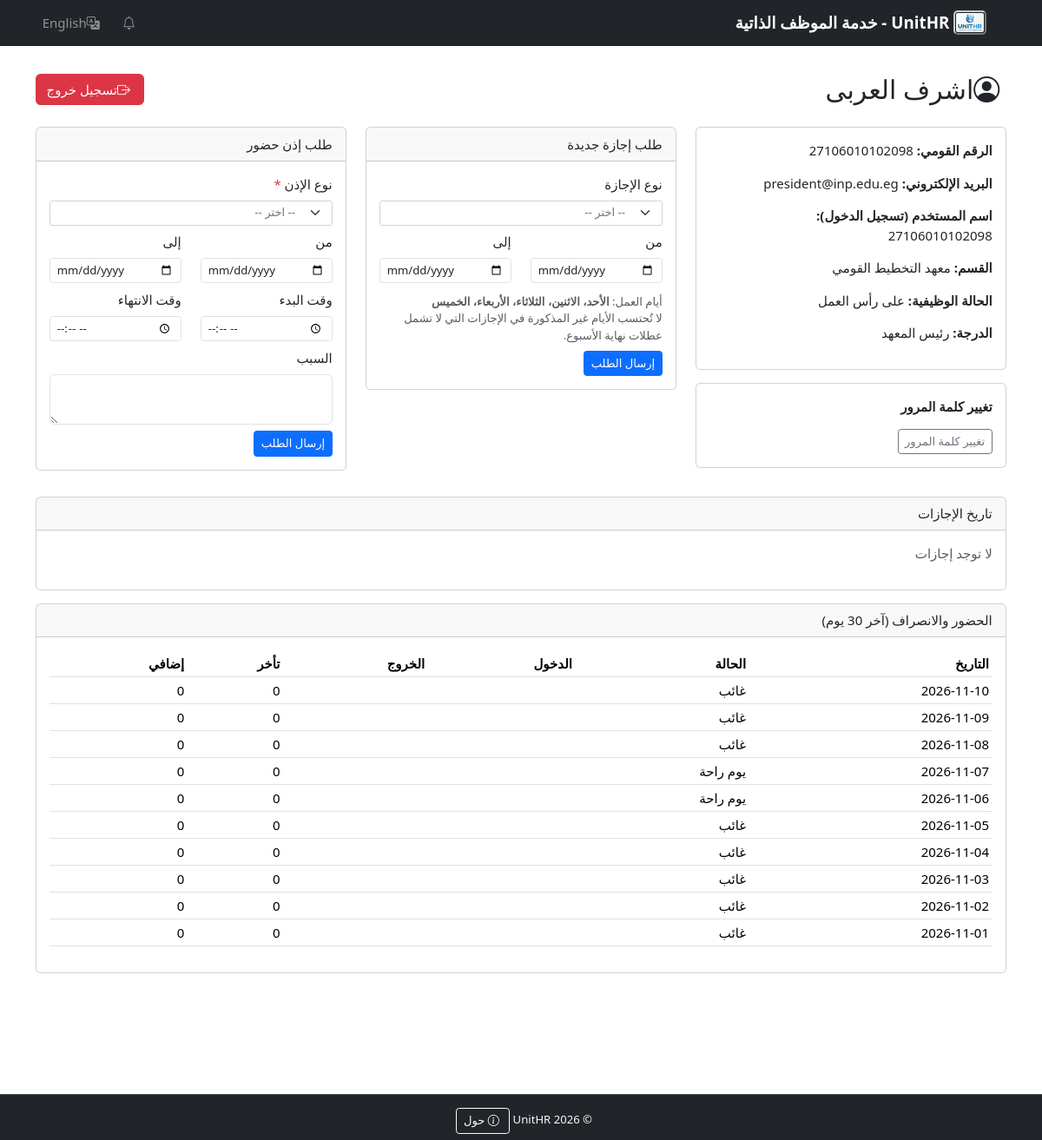
Page /?module=ess (signed in) on the committed database.
### tables this page shows
CREATE TABLE `uhr_employeesmain` (
  `id` bigint NOT NULL AUTO_INCREMENT,
  `rguid` varchar(200) NOT NULL,
  `empfullname` varchar(255) NOT NULL,
  `empfullnamear` varchar(255) NOT NULL,
  `email` varchar(255) DEFAULT NULL,
  `nid` varchar(50) NOT NULL,
  `insuranceid` varchar(50) DEFAULT NULL,
  `dop` date DEFAULT NULL,
  `dor` date DEFAULT NULL,
  `empgender` varchar(10) DEFAULT NULL,
  `depid` bigint DEFAULT NULL,
  `depname` varchar(200) DEFAULT NULL,
  `depnamear` varchar(200) DEFAULT NULL,
  `biometricid` varchar(100) DEFAULT NULL,
  `empstatusid` bigint DEFAULT NULL,
  `empstatusname` varchar(100) DEFAULT NULL,
  `empstatusnamear` varchar(100) DEFAULT NULL,
  `currentdegreeid` bigint DEFAULT NULL,
  `currentdegreename` varchar(50) DEFAULT NULL,
  `currentdegreenamear` varchar(50) DEFAULT NULL,
  `degreeacquireddate` date DEFAULT NULL,
  `senioritydate` date DEFAULT NULL,
  `jobgroupid` bigint DEFAULT NULL,
  `jobgroupname` varchar(100) DEFAULT NULL,
  `jobgroupnamear` varchar(100) DEFAULT NULL,
  `emptypeid` bigint DEFAULT NULL,
  `emptypename` varchar(50) DEFAULT NULL,
  `emptypenamear` varchar(50) DEFAULT NULL,
  `empgroup` bigint DEFAULT NULL,
  `empgroupname` varchar(100) DEFAULT NULL,
  `empgroupnamear` varchar(100) DEFAULT NULL,
  `sunworkday` tinyint(1) NOT NULL DEFAULT '0',
  `monworkday` tinyint(1) NOT NULL DEFAULT '1',
  `tueworkday` tinyint(1) NOT NULL DEFAULT '1',
  `wedworkday` tinyint(1) NOT NULL DEFAULT '1',
  `thuworkday` tinyint(1) NOT NULL DEFAULT '1',
  `friworkday` tinyint(1) NOT NULL DEFAULT '1',
  `satworkday` tinyint(1) NOT NULL DEFAULT '0',
  `empsuperiorid` bigint DEFAULT NULL,
  `empsuperiorname` varchar(255) DEFAULT NULL,
  `empsuperiornamear` varchar(255) DEFAULT NULL,
  `dtadded` timestamp NOT NULL DEFAULT CURRENT_TIMESTAMP,
  `addedbyid` bigint DEFAULT NULL,
  `addedby` varchar(200) DEFAULT NULL,
  `addedbyname` varchar(200) DEFAULT NULL,
  `addedbynamear` varchar(200) DEFAULT NULL,
  `lastedit` timestamp NULL DEFAULT NULL ON UPDATE CURRENT_TIMESTAMP,
  `editedbyid` bigint DEFAULT NULL,
  `editedby` varchar(50) DEFAULT NULL,
  `editedbyname` varchar(200) DEFAULT NULL,
  `editedbynamear` varchar(200) DEFAULT NULL,
  `omitted` tinyint(1) NOT NULL DEFAULT '0',
  PRIMARY KEY (`id`),
  UNIQUE KEY `rguid` (`rguid`),
  UNIQUE KEY `nid` (`nid`)
);

CREATE TABLE `uhr_daily_attendance` (
  `id` bigint unsigned NOT NULL AUTO_INCREMENT,
  `rguid` varchar(32) NOT NULL,
  `employee_id` bigint unsigned NOT NULL,
  `attendance_date` date NOT NULL,
  `schedule_id` bigint unsigned DEFAULT NULL,
  `scheduled_start` time DEFAULT NULL,
  `scheduled_end` time DEFAULT NULL,
  `first_punch` datetime DEFAULT NULL,
  `last_punch` datetime DEFAULT NULL,
  `checkout_source` varchar(20) DEFAULT NULL,
  `status_code` varchar(30) NOT NULL DEFAULT 'DAY_OFF',
  `late_minutes` int NOT NULL DEFAULT '0',
  `early_departure_minutes` int NOT NULL DEFAULT '0',
  `early_overtime_minutes` int NOT NULL DEFAULT '0',
  `late_overtime_minutes` int NOT NULL DEFAULT '0',
  `total_overtime_minutes` int NOT NULL DEFAULT '0',
  `calculation_status` varchar(20) NOT NULL DEFAULT 'CALCULATED',
  `calculated_at` timestamp NULL DEFAULT NULL,
  `manual_adjusted` tinyint(1) NOT NULL DEFAULT '0',
  `manual_notes` text,
  `dtadded` timestamp NOT NULL DEFAULT CURRENT_TIMESTAMP,
  `addedbyid` bigint DEFAULT NULL,
  `addedby` varchar(200) DEFAULT NULL,
  `addedbyname` varchar(200) DEFAULT NULL,
  `addedbynamear` varchar(200) DEFAULT NULL,
  `lastedit` timestamp NULL DEFAULT NULL ON UPDATE CURRENT_TIMESTAMP,
  `editedbyid` bigint DEFAULT NULL,
  `editedby` varchar(50) DEFAULT NULL,
  `editedbyname` varchar(200) DEFAULT NULL,
  `editedbynamear` varchar(200) DEFAULT NULL,
  `omitted` tinyint(1) NOT NULL DEFAULT '0',
  PRIMARY KEY (`id`),
  UNIQUE KEY `rguid` (`rguid`),
  UNIQUE KEY `emp_date` (`employee_id`,`attendance_date`),
  KEY `employee_id` (`employee_id`),
  KEY `attendance_date` (`attendance_date`),
  KEY `status_code` (`status_code`)
);

### modules/ess/index.php (the view, shortened to what the rows shown need)
<?php
require_once __DIR__ . '/../../includes/helpers.php';
require_once __DIR__ . '/../../includes/leave_rules.php';
require_once __DIR__ . '/../../includes/attendance.php';
$isAr = lang() === 'ar';
$u = current_user();
$isAdmin = is_superadmin() || !empty($u['is_admin']);
$emp = null;
$nid = trim($_GET['nid'] ?? '');
if (!$isAdmin) {
    $nid = $u['username'] ?? '';
    $emp = fetchRow("SELECT * FROM " . table('employeesmain') . " WHERE nid=? AND omitted=0 LIMIT 1", [$nid]);
} elseif ($nid !== '') {
    $emp = fetchRow("SELECT * FROM " . table('employeesmain') . " WHERE nid=? AND omitted=0 LIMIT 1", [$nid]);
}
if ($emp) {
    $empid = (int)$emp['id'];
    $leaves = fetchAll("SELECT * FROM " . table('empleaves') . " WHERE empid=? AND omitted=0 ORDER BY id DESC", [$empid]);
    $empWorkdayNames = leave_workday_summary(leave_employee_workdays($empid));
    include __DIR__ . '/../../includes/header.php';
    ?>
<div class="d-flex justify-content-between align-items-center mb-3">
    <h2><i class="bi bi-person-circle me-2"></i><?= htmlspecialchars($isAr ? $emp['empfullnamear'] : $emp['empfullname']) ?></h2>
    <div>
        <a href="?action=logout" class="btn btn-danger"><i class="bi bi-box-arrow-right me-1"></i><?= $isAr ? 'تسجيل خروج' : 'Logout' ?></a>
    </div>
</div>
<div class="row">
    <div class="col-md-4">
        <div class="card mb-3">
            <div class="card-body">
                <p><strong><?= $isAr ? 'الرقم القومي' : 'National ID' ?>:</strong> <?= htmlspecialchars($emp['nid']) ?></p>
                <p><strong><?= $isAr ? 'البريد الإلكتروني' : 'Email' ?>:</strong> <?= htmlspecialchars($emp['email'] ?? '') ?></p>
                <p><strong><?= $isAr ? 'اسم المستخدم (تسجيل الدخول)' : 'Login Username' ?>:</strong> <?= htmlspecialchars($emp['nid']) ?></p>
                <p><strong><?= $isAr ? 'القسم' : 'Department' ?>:</strong> <?= htmlspecialchars($isAr ? $emp['depnamear'] : $emp['depname'] ?? '') ?></p>
                <p><strong><?= $isAr ? 'الحالة الوظيفية' : 'Status' ?>:</strong> <?= htmlspecialchars($isAr ? $emp['empstatusnamear'] :$emp['empstatusname'] ?? '') ?></p>
                <p><strong><?= $isAr ? 'الدرجة' : 'Degree' ?>:</strong> <?= htmlspecialchars($isAr ? $emp['currentdegreenamear'] : $emp['currentdegreename'] ?? '') ?></p>
            </div>
        </div>
        <div class="card mb-3">
            <div class="card-body">
				<p><strong><?= $isAr ? 'تغيير كلمة المرور' : 'Change Password' ?></strong></p>
				<a href="?action=change-password" class="btn btn-outline-secondary btn-sm ms-2"><?= $isAr ? 'تغيير كلمة المرور' : 'Change your Password' ?></a>
            </div>
        </div>
    </div>
    <div class="col-md-4" id="leave_requests">
        <div class="card mb-3">
            <div class="card-header"><?= $isAr ? 'طلب إجازة جديدة' : 'Request Leave' ?></div>
            <div class="card-body">
                <form method="post" action="?module=ess&step=request">
                    <div class="mb-2"><label class="form-label"><?= $isAr ? 'نوع الإجازة' : 'Leave Type' ?></label>
                        </div>
                    <div class="row"><div class="col-6 mb-2"><label class="form-label"><?= $isAr ? 'من' : 'From' ?></label>
                        <input type="date" name="startfrom" class="form-control form-control-sm"></div>
                        <div class="col-6 mb-2"><label class="form-label"><?= $isAr ? 'إلى' : 'To' ?></label>
                        <input type="date" name="endon" class="form-control form-control-sm"></div></div>
                    <?php if (!empty($empWorkdayNames)): ?>
                    <div class="form-text mb-2">
                        <?= $isAr ? 'أيام العمل: ' : 'Working days: ' ?><strong><?= htmlspecialchars(implode($isAr ? '، ' : ', ', $empWorkdayNames)) ?></strong>
                        <br><?= $isAr ? 'لا تُحتسب الأيام غير المذكورة في الإجازات التي لا تشمل عطلات نهاية الأسبوع.' : 'Days not listed are not counted for leave types that exclude weekends.' ?>
                    </div>
                    <?php endif; ?>
                    <button class="btn btn-primary btn-sm"><?= $isAr ? 'إرسال الطلب' : 'Submit Request' ?></button>
                </form>
            </div>
        </div>
    </div>
    <div class="col-md-4" id="attendance_permissions">
        <div class="card mb-3">
            <div class="card-header"><?= $isAr ? 'طلب إذن حضور' : 'Attendance Permission' ?></div>
            <div class="card-body">
                <form method="post" action="?module=ess">
                    <div class="mb-2"><label class="form-label"><?= $isAr ? 'نوع الإذن' : 'Permission Type' ?></label>
                        </div>
                    <div class="row"><div class="col-6 mb-2"><label class="form-label"><?= $isAr ? 'من' : 'From' ?></label>
                        <input type="date" name="start_date" class="form-control form-control-sm"></div>
                        <div class="col-6 mb-2"><label class="form-label"><?= $isAr ? 'إلى' : 'To' ?></label>
                        <input type="date" name="end_date" class="form-control form-control-sm"></div></div>
                    <div class="row"><div class="col-6 mb-2"><label class="form-label"><?= $isAr ? 'وقت البدء' : 'Start Time' ?></label>
                        <input type="time" name="start_time" class="form-control form-control-sm"></div>
                        <div class="col-6 mb-2"><label class="form-label"><?= $isAr ? 'وقت الانتهاء' : 'End Time' ?></label>
                        <input type="time" name="end_time" class="form-control form-control-sm"></div></div>
                    <div class="mb-2"><label class="form-label"><?= $isAr ? 'السبب' : 'Reason' ?></label>
                        <textarea name="permission_reason" class="form-control" rows="2"></textarea></div>
                    <button class="btn btn-primary btn-sm"><?= $isAr ? 'إرسال الطلب' : 'Submit Request' ?></button>
                </form>
            </div>
        </div>
    </div>
</div>
<div class="card mt-3">
    <div class="card-header"><?= $isAr ? 'تاريخ الإجازات' : 'Leave History' ?></div>
    <div class="card-body">
        <?php if (count($leaves) === 0): ?>
        <p class="text-muted"><?= $isAr ? 'لا توجد إجازات' : 'No leave records' ?></p>
        <?php endif; ?>
    </div>
</div>
<?php
    if ($emp) {
        $attFrom = date('Y-m-d', strtotime('-30 days'));
        $attTo   = date('Y-m-d');
        $attRows = fetchAll("SELECT * FROM " . table('daily_attendance') . " WHERE employee_id=? AND attendance_date BETWEEN ? AND ? AND omitted=0 ORDER BY attendance_date DESC", [$emp['id'], $attFrom, $attTo]);
?>
<div class="card mt-3" id="attendance_records">
  <div class="card-header"><?= $isAr ? 'الحضور والانصراف (آخر 30 يوم)' : 'Attendance (last 30 days)' ?></div>
  <div class="card-body">
    <?php if (empty($attRows)): ?>
      <p class="text-muted"><?= $isAr ? 'لا توجد سجلات' : 'No records' ?></p>
    <?php else: ?>
    <div class="table-responsive" style="max-height: 400px; overflow-y: auto;">
    <table class="table table-sm table-fixed-height">
      <thead><tr>
        <th><?= $isAr?'التاريخ':'Date' ?></th>
        <th><?= $isAr?'الحالة':'Status' ?></th>
        <th><?= $isAr?'الدخول':'In' ?></th>
        <th><?= $isAr?'الخروج':'Out' ?></th>
        <th><?= $isAr?'تأخر':'Late' ?></th>
        <th><?= $isAr?'إضافي':'OT' ?></th>
      </tr></thead>
      <tbody>
      <?php foreach ($attRows as $ar): ?>
      <tr>
        <td><?= htmlspecialchars($ar['attendance_date']) ?></td>
        <td><?= htmlspecialchars(attendance_status_label($ar['status_code'])) ?></td>
        <td><?= htmlspecialchars($ar['first_punch'] ? date('H:i', strtotime($ar['first_punch'])) : '') ?></td>
        <td><?= htmlspecialchars($ar['last_punch'] ? date('H:i', strtotime($ar['last_punch'])) : '') ?></td>
        <td><?= (int)$ar['late_minutes'] ?></td>
        <td><?= (int)$ar['total_overtime_minutes'] ?></td>
      </tr>
      <?php endforeach; ?>
      </tbody>
    </table>
    </div>
    <?php endif; ?>
  </div>
</div>
<?php
    }
?>
<?php
    include __DIR__ . '/../../includes/footer.php';
    exit;
}
    ?>
    <?php
include __DIR__ . '/../../includes/header.php';
?>
<?php
include __DIR__ . '/../../includes/footer.php';
exit;

### rows in the picture
uhr_employeesmain: empfullnamear "اشرف العربى", nid "27106010102098", email "president@inp.edu.eg", depnamear "معهد التخطيط القومي", empstatusnamear "على رأس العمل", currentdegreenamear "رئيس المعهد"
uhr_daily_attendance: attendance_date "2026-11-10", status_code "غائب", late_minutes "0", total_overtime_minutes "0"
uhr_daily_attendance: attendance_date "2026-11-09", status_code "غائب", late_minutes "0", total_overtime_minutes "0"
uhr_daily_attendance: attendance_date "2026-11-08", status_code "غائب", late_minutes "0", total_overtime_minutes "0"
uhr_daily_attendance: attendance_date "2026-11-07", status_code "يوم راحة", late_minutes "0", total_overtime_minutes "0"
uhr_daily_attendance: attendance_date "2026-11-06", status_code "يوم راحة", late_minutes "0", total_overtime_minutes "0"
uhr_daily_attendance: attendance_date "2026-11-05", status_code "غائب", late_minutes "0", total_overtime_minutes "0"
uhr_daily_attendance: attendance_date "2026-11-04", status_code "غائب", late_minutes "0", total_overtime_minutes "0"
uhr_daily_attendance: attendance_date "2026-11-03", status_code "غائب", late_minutes "0", total_overtime_minutes "0"
uhr_daily_attendance: attendance_date "2026-11-02", status_code "غائب", late_minutes "0", total_overtime_minutes "0"
uhr_daily_attendance: attendance_date "2026-11-01", status_code "غائب", late_minutes "0", total_overtime_minutes "0"

### other values in the picture
implode($isAr ? '، ' : ', ', $empWorkdayNames) "الأحد، الاثنين، الثلاثاء، الأربعاء، الخميس"
